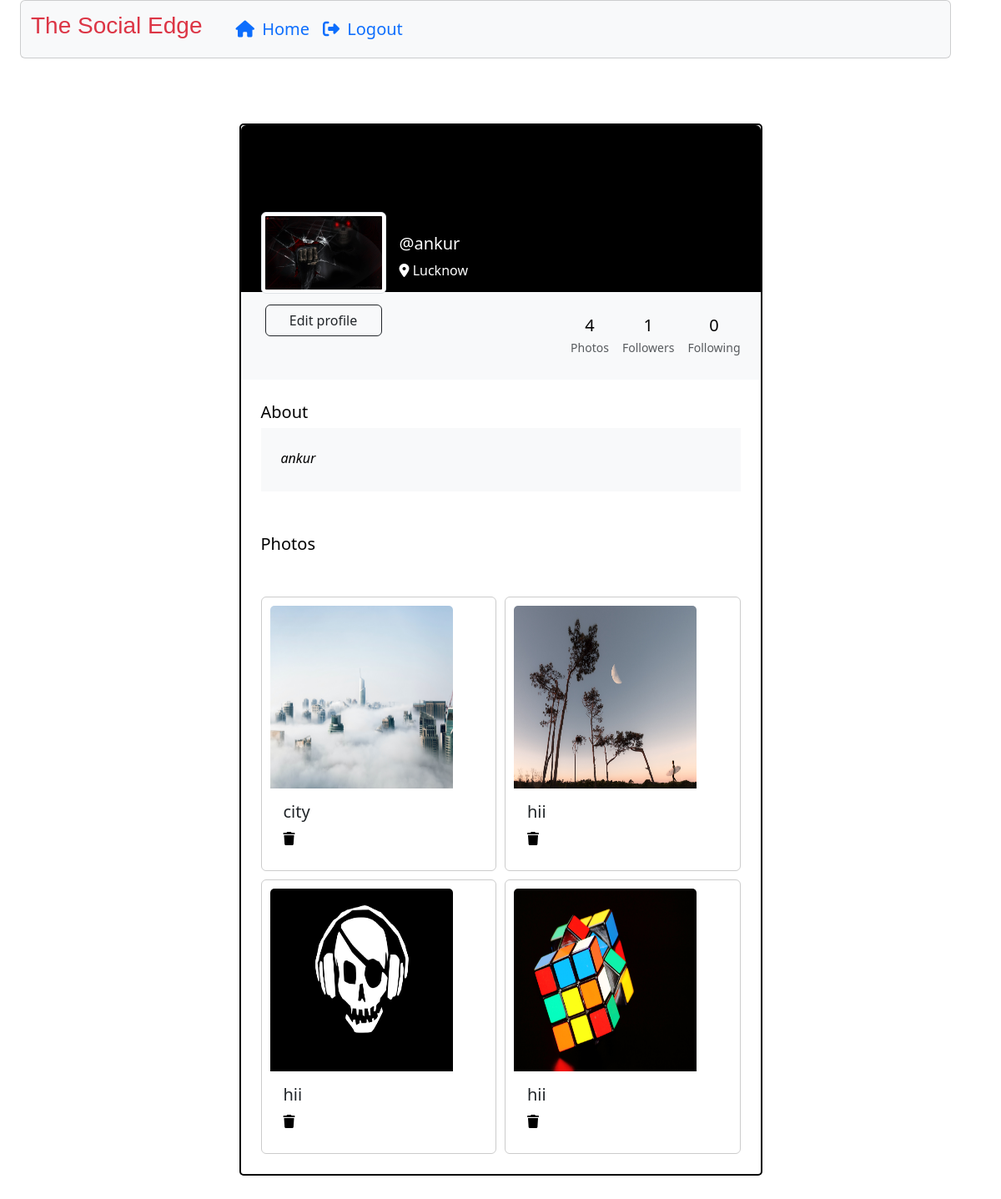
The app's page /profile/ankur (signed in) with its own data.
### userauth/models.py (models this page shows, shortened)
class Profile(models.Model):
    user = models.ForeignKey(User, on_delete=models.CASCADE)
    id_user = models.IntegerField(primary_key=True, default=0)
    bio = models.TextField(blank=True, default='')
    profileimg = models.ImageField(upload_to='profile_images', default='blank-profile-picture.png')
    location = models.CharField(max_length=100, blank=True, default='')

class Post(models.Model):
    id = models.UUIDField(primary_key=True, default=uuid.uuid4)
    user = models.CharField(max_length=100)
    image = models.ImageField(upload_to='post_images')
    caption = models.TextField()
    created_at = models.DateTimeField(default=datetime.now)
    no_of_likes = models.IntegerField(default=0)

### userauth/views.py (the view)
# urls.py: path('profile/<str:id_user>', views.profile),
@login_required(login_url='/loginn')
def profile(request,id_user):
    user_object = User.objects.get(username=id_user)
    print(user_object)
    profile = Profile.objects.get(user=request.user)
    user_profile = Profile.objects.get(user=user_object)
    user_posts = Post.objects.filter(user=id_user).order_by('-created_at')
    user_post_length = len(user_posts)
    follower = request.user.username
    user = id_user
    if Followers.objects.filter(follower=follower, user=user).first():
        follow_unfollow = 'Unfollow'
    else:
        follow_unfollow = 'Follow'
    user_followers = len(Followers.objects.filter(user=id_user))
    user_following = len(Followers.objects.filter(follower=id_user))
    context = {
        'user_object': user_object,
        'user_profile': user_profile,
        'user_posts': user_posts,
        'user_post_length': user_post_length,
        'profile': profile,
        'follow_unfollow':follow_unfollow,
        'user_followers': user_followers,
        'user_following': user_following,
    }
    if request.user.username == id_user:
        if request.method == 'POST':
            if request.FILES.get('image') == None:
             image = user_profile.profileimg
             bio = request.POST['bio']
             location = request.POST['location']
             user_profile.profileimg = image
             user_profile.bio = bio
             user_profile.location = location
             user_profile.save()
            if request.FILES.get('image') != None:
             image = request.FILES.get('image')
             bio = request.POST['bio']
             location = request.POST['location']
             user_profile.profileimg = image
             user_profile.bio = bio
             user_profile.location = location
             user_profile.save()
            return redirect('/profile/'+id_user)
        else:
            return render(request, 'profile.html', context)
    return render(request, 'profile.html', context)

### templates/profile.html (shortened to what this page needs)
{% load static %}
<!DOCTYPE html>
<html lang="en">
<head>
    <link rel="stylesheet" href="https://maxcdn.bootstrapcdn.com/bootstrap/4.5.2/css/bootstrap.min.css">
    <link href="https://cdn.jsdelivr.net/npm/bootstrap@5.3.2/dist/css/bootstrap.min.css" rel="stylesheet">
    <link rel="stylesheet" href="{% static 'css/app.css' %}">
</head>
<body>
    {% load static %}
    <div class="container-fluid">
        <div class="container" style="position: fixed;">
            <nav class="navbar navbar-expand-lg bg-body-tertiary card" style="font-size: 20px;">
                <div class="container-fluid">
                    <a class="navbar-brand text-danger" href="/"
                        style="font-family: 'Lucida Sans', 'Lucida Sans Regular', 'Lucida Grande', 'Lucida Sans Unicode', Geneva, Verdana, sans-serif;">
                        <h3>The Social Edge</h3>
                    </a>
                    <div class="collapse navbar-collapse" id="navbarSupportedContent">
                        <ul class="navbar-nav me-auto mb-2 mb-lg-0">
                            <li class="nav-item">
                                <a class="nav-link active" aria-current="page" href="#">
                                </a>
                            </li>
                            <li class="nav-item">
                                <a class="nav-link active text-primary" href="/">
                                    <i class="fa-solid fa-house mr-1"></i> Home
                                </a>
                            </li>
                            <li class="nav-item">
                                <a class="nav-link active text-primary" href="/logoutt">
                                    <i class="fa-solid fa-right-from-bracket mr-1"></i> Logout
                                </a>
                            </li>
                        </ul>
                    </div>
                </div>
            </nav>
        </div>
        <div class="container">
            {% load static %}
            <main role="main" class="">
                    <div class="container py-5">
                        <div class="row d-flex justify-content-center align-items-center h-100" style="margin-top: 100px;">
                            <div class="col col-lg-9 col-xl-7">
                                <div class="card" style="border: 2px solid black; border-radius: 5px;">
                                    <div class="rounded-top text-white d-flex flex-row"
                                        style="background:black; height:200px;">
                                        <div class="ms-4  d-flex flex-column" style="width: 150px; margin-top:5rem;">
                                            <img src="{{user_profile.profileimg.url}}" alt="Generic placeholder image"
                                                class="img-fluid img-thumbnail mt-4 mb-2"
                                                style="width: 150px; z-index: 1">
                                            {% if user == user_profile.user %}
                                            <button type="button" class="btn btn-outline-dark"
                                                data-mdb-ripple-color="dark" style="z-index: 1; margin: 5px;"
                                                data-bs-toggle="modal" data-bs-target="#exampleModal1"
                                                data-bs-whatever="@getbootstrap">
                                                Edit profile
                                            </button>
                                            {% endif %}
                                        </div>
                                        <div class="ms-3" style="margin-top: 130px;">
                                            <h5>@{{user_profile.user}}</h5>
                                            <p><i class="fa-solid fa-location-dot"></i> {{user_profile.location}}</p>
                                        </div>
                                    </div>
                                    <div class="p-4 text-black" style="background-color: #f8f9fa;">
                                        <div class="d-flex justify-content-end text-center py-1">
                                            <div>
                                                <p class="mb-1 h5">{{user_post_length}}</p>
                                                <p class="small text-muted mb-0">Photos</p>
                                            </div>
                                            <div class="px-3">
                                                <p class="mb-1 h5">{{user_followers}}</p>
                                                <p class="small text-muted mb-0">Followers</p>
                                            </div>
                                            <div>
                                                <p class="mb-1 h5">{{user_following}}</p>
                                                <p class="small text-muted mb-0">Following</p>
                                            </div>
                                        </div>
                                    </div>
                                    <div class="card-body p-4 text-black">
                                        <div class="mb-5">
                                            <p class="lead fw-normal mb-1">About</p>
                                            <div class="p-4" style="background-color: #f8f9fa;">
                                                <p class="font-italic mb-1">{{user_profile.bio}}</p>
                                            </div>
                                        </div>
                                        <div class="mb-5">
                                            <p class="lead fw-normal mb-1">Photos</p>
                                        </div>
                                        <div class="image-grid ">
                                            {% for pos in user_posts %}
                                            <div class="card image-item">
                                                <img src="{{pos.image.url}}" class="card-img-top" alt="..."
                                                    style="width: 219px;height: 219px;">
                                                <div class="card-body">
                                                    <h5 class="card-title">{{pos.caption}}</h5>
                                                    {% if user == user_profile.user %} <a href=" /delete/{{pos.id}} "><i
                                                            class="fa-solid fa-trash"></i></a>
                                                    {% endif %}
                                                </div>
                                            </div>
                                            {% endfor %}
                                        </div>
                                    </div>
                                </div>
                            </div>
                        </div>
                    </div>
            </main>
        </div>
    </div>
</body>
</html>

### templates/profile.html (style rules this page uses)
.image-grid { display: grid; grid-template-columns: repeat(auto-fill, minmax(200px, 1fr)); gap: 10px; }
.image-item { border: 1px solid #ccc; padding: 10px; }
.image-item img { max-width: 100%; height: auto; }
a { color: black; }

### records on screen
Profile: profileimg (picture), user "ankur", location "Lucknow", bio "ankur"
Post: image (picture), caption "city"
Post: image (picture), caption "hii"
Post: image (picture), caption "hii"
Post: image (picture), caption "hii"

### other values on screen
{{ user_post_length }} "4"
{{ user_followers }} "1"
{{ user_following }} "0"
